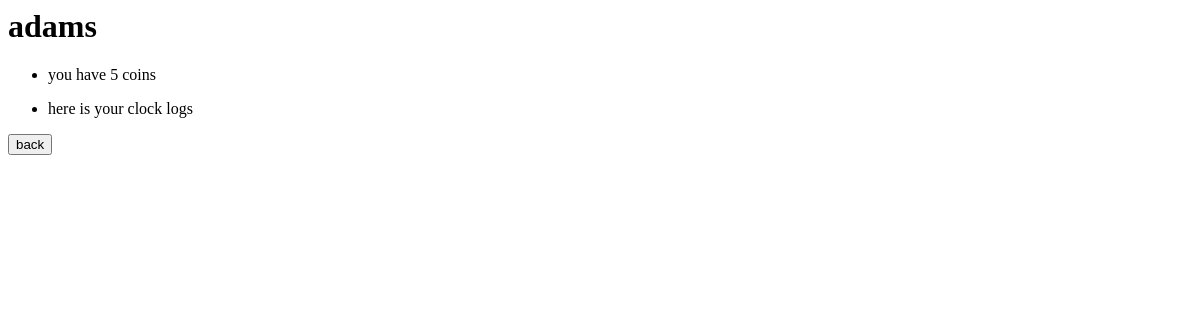
/user/2/results/, run on an earlier commit of the app's database.
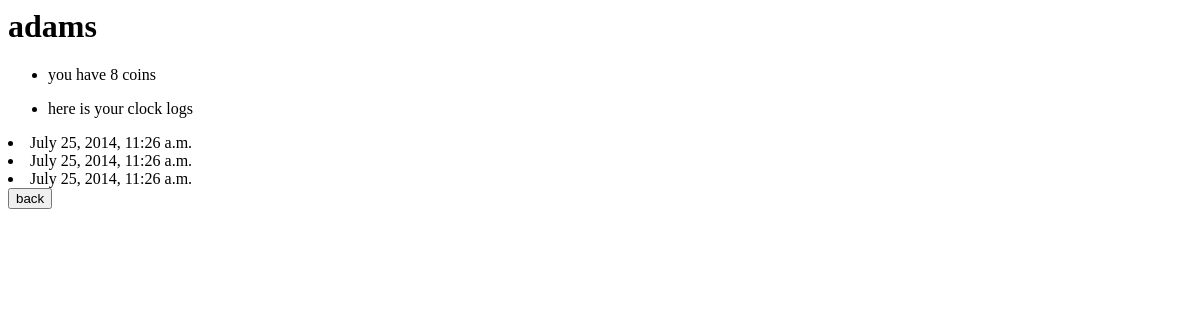
And on a later commit of the database.
### user/models.py (models this page shows, shortened)
class User(models.Model):
    name = models.CharField(max_length=200)
    level = models.IntegerField(default=1)
    regi_date = models.DateTimeField('registration time')
    coins = models.IntegerField(default=0)
    log_num = models.IntegerField(default=1)
    a = models.IntegerField(default=1)
    b = models.IntegerField(default=2)
    c = models.IntegerField(default=4)
    d = models.IntegerField(default=6)

class Clock(models.Model):
    user = models.ForeignKey(User)
    clock_text = models.CharField(max_length=200)
    clock_date = models.DateTimeField(auto_now=False)

### user/views.py (the view)
# urls.py: url(r'^(?P<user_id>\d+)/results/$',views.results, name= 'results'),
def results(request,user_id):
    user = get_object_or_404(User,pk=user_id)
    return render(request,'user/results.html',{'user':user})

### user/templates/user/results.html (shortened to what this page needs)
<h1>{{ user.name }}</h1>
<ul>
  <li> you have {{user.coins}} coins </li>
</ul>
<ul>
  <li> here is your clock logs</li>
</ul>
<form action="{% url 'user:clock' user.id %}" method="post">
{% for punch in user.clock_set.all %}
  <li>{{punch.clock_date}}</li>
{% endfor %}
<input type="submit" value="back" />
</form>

What changed in the data, as far as the page shows it:
changed User "adams": coins "5" → "8"
added Clock: clock_date "July 25, 2014, 11:26 a.m."
added Clock: clock_date "July 25, 2014, 11:26 a.m."
added Clock: clock_date "July 25, 2014, 11:26 a.m."
